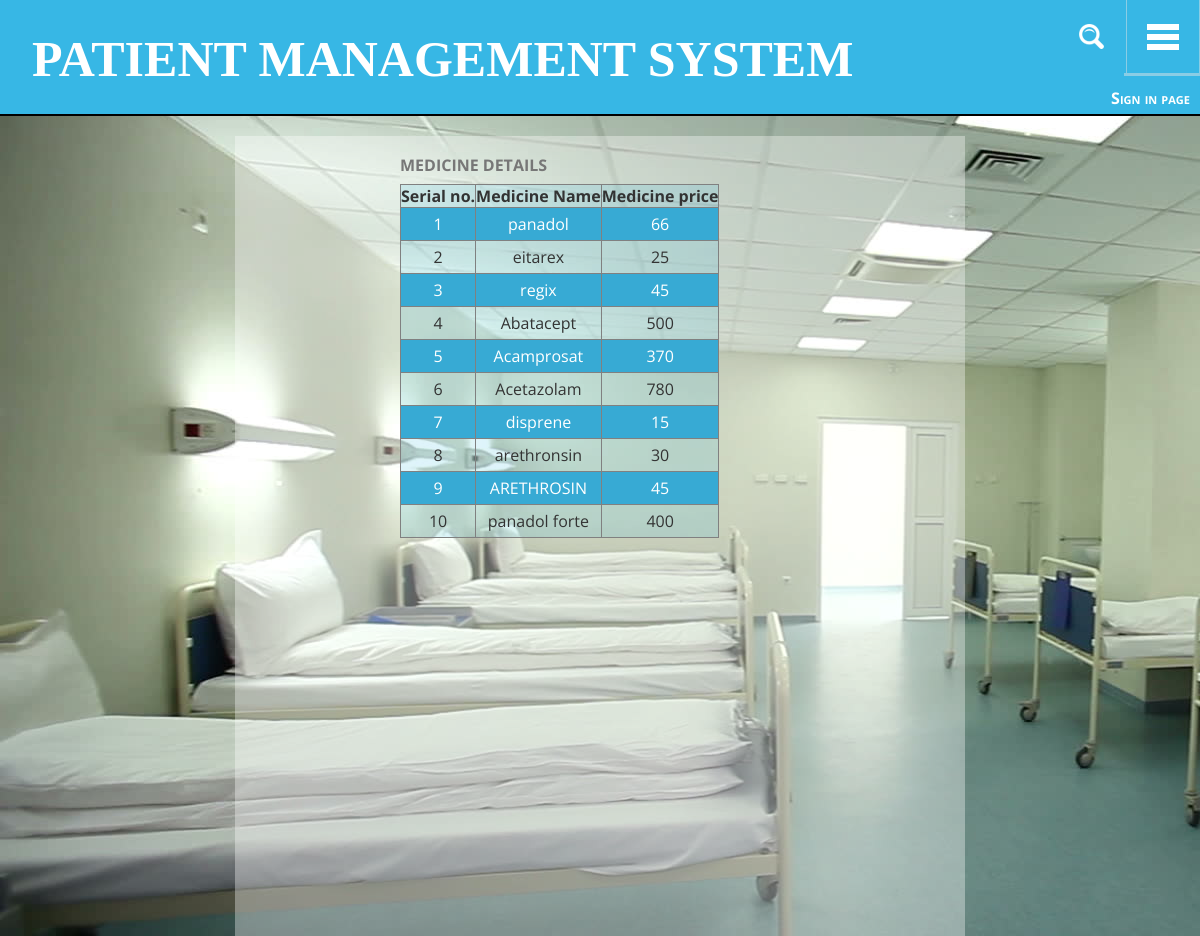
/forms/medicine_detail.php, run on the app's committed database.
### tables this page shows
CREATE TABLE IF NOT EXISTS `medicine` (
  `m_id` int(11) NOT NULL AUTO_INCREMENT,
  `m_name` varchar(100) NOT NULL,
  `m_price` int(10) NOT NULL,
  PRIMARY KEY (`m_id`)
);

### forms/medicine_detail.php (the view, shortened to what this page needs)
<html xmlns="http://www.w3.org/1999/xhtml">
<head>
<link href="default.css" rel="stylesheet" type="text/css" media="all" />
</head>
<body style ="background:url(include/bg1.jpg);">
<?php require_once("include/nav1.php"); ?>
<div id="page" class="container" style="width: 730px">
<div style=" margin-left:150"><?php
$result12 = mysql_query("SELECT * FROM medicine");
		echo "<table border=1 bgcolor='' ><tr>
			<caption>MEDICINE DETAILS</caption>
    		<th>Serial no.</th>
    		<th>Medicine Name</th>
    		<th>Medicine price</th>
    		</tr>";
    		$a=1;
    		while($row = mysql_fetch_array($result12))
    		{
    		echo "<tr>";
    		echo "<td>".$a."</td>";
    		$a=$a+1;
    		echo "<td>".$row['m_name']."</td>";
    		echo "<td>".$row['m_price']."</td>";
    		echo "</tr>";
    		}
    		echo"</table>"; ?>
</div>
</div>
</body>
</html>

### forms/default.css (style rules this page uses)
.tr_model_1_odd { background: rgba(55, 183, 229, 0.16);text-align: center; }
.td_model_1 { padding:5px; }
.container { width: 407px;background: rgba(255, 255, 255, 0.35);height: 100%;padding:10px;margin-top:20px; }
body { background:url(include/bg1.jpg); }

### forms/css/style.css (style rules this page uses)
html, body { margin:0; font-size: 100%; font-family: 'Open Sans', sans-serif; background: #fff; }

### forms/css/component.css (style rules this page uses)
.cbp-spmenu-push { overflow-x: hidden; position: relative; right: 0; }
.cbp-spmenu, .cbp-spmenu-push { -webkit-transition: all 0.3s ease; -moz-transition: all 0.3s ease; transition: all 0.3s ease; }

### data on the page
medicine: m_name "panadol", m_price "66"
medicine: m_name "eitarex", m_price "25"
medicine: m_name "regix", m_price "45"
medicine: m_name "Abatacept", m_price "500"
medicine: m_name "Acamprosat", m_price "370"
medicine: m_name "Acetazolam", m_price "780"
medicine: m_name "disprene", m_price "15"
medicine: m_name "arethronsin", m_price "30"
medicine: m_name "ARETHROSIN", m_price "45"
medicine: m_name "panadol forte", m_price "400"
